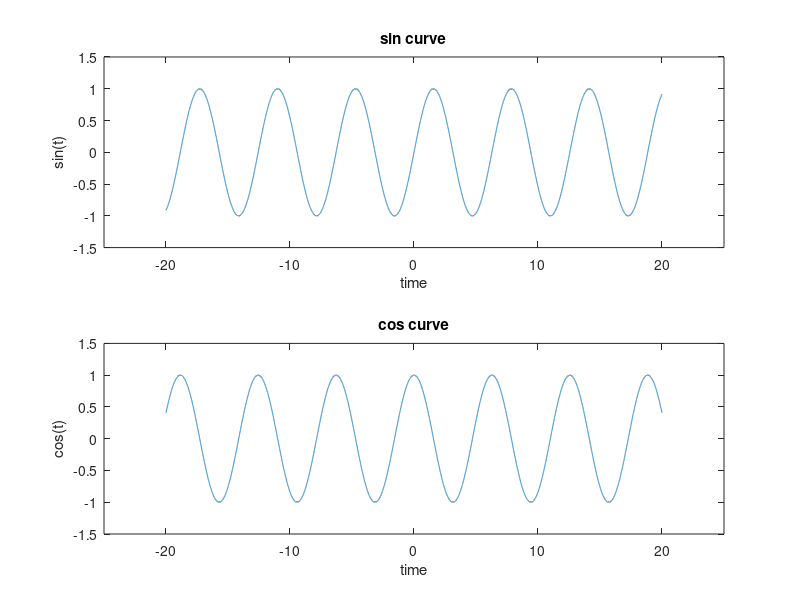

Reproduce this figure in MATLAB.
% Continuous sin wave
t = -20:0.001:20;
x = sin(t);
subplot(2,1,1);
plot(t,x);
xlabel('time');
ylabel('sin(t)');
title('sin curve');
axis([-25 25 -1.5 1.5])
y = cos(t);
subplot(2,1,2);
plot(t,y);
xlabel('time');
ylabel('cos(t)');
title('cos curve');
axis([-25 25 -1.5 1.5])